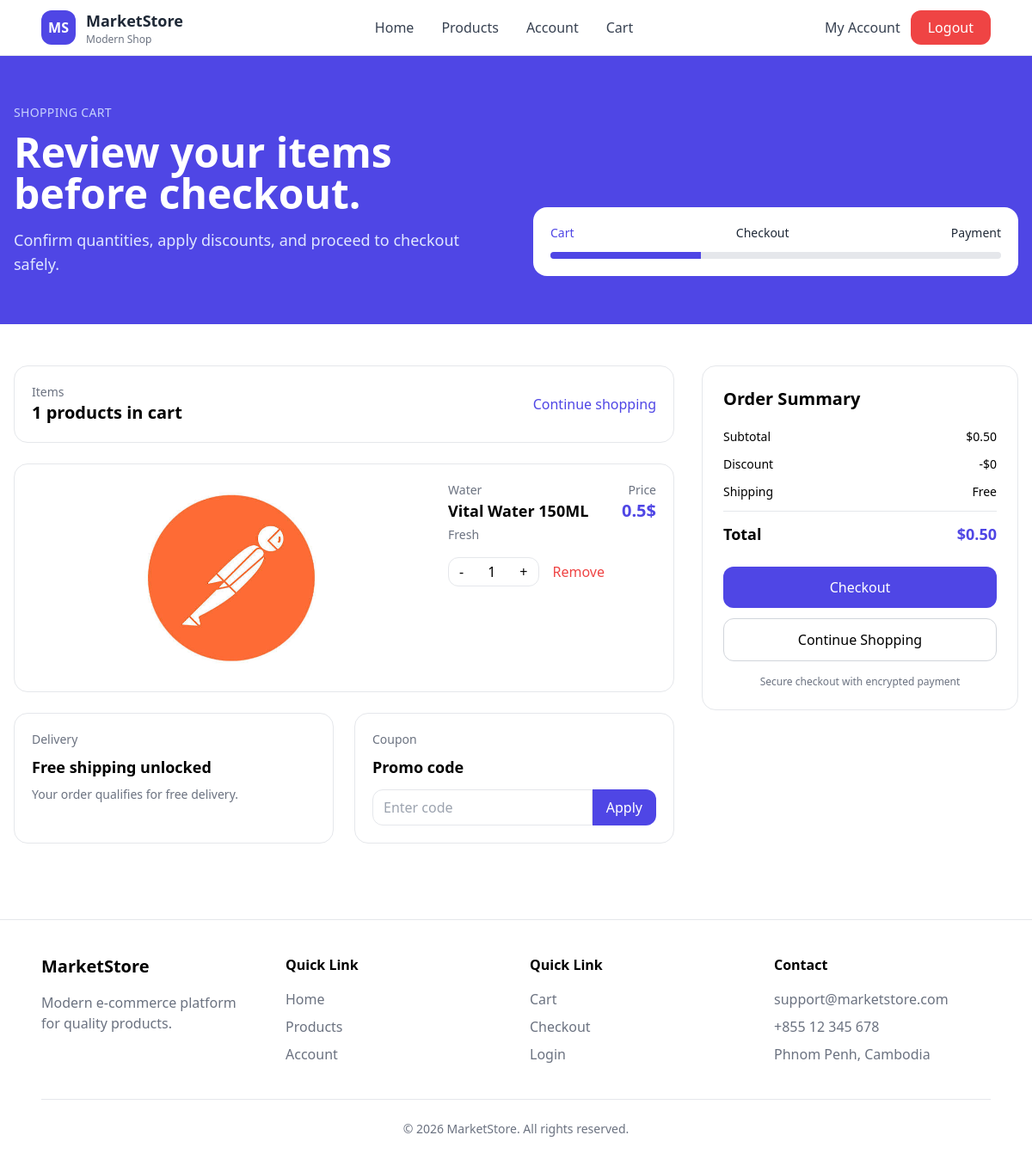
The app's page /cart?product_id=2 (signed in) with its own data.
### models/product.py (models this page shows)
class Product(db.Model):
    id = db.Column(db.Integer, primary_key=True)
    name = db.Column(db.String(80), nullable=False)
    description = db.Column(db.String(255))
    price = db.Column(db.Float, nullable=False)
    qty = db.Column(db.Integer, nullable=False, default=0)
    image = db.Column(db.String(255), nullable=True)
    category_id = db.Column(db.Integer, db.ForeignKey('category.id'), nullable=False)

### models/category.py (models this page shows)
class Category(db.Model):
    id = db.Column(db.Integer, primary_key=True)
    name = db.Column(db.String(80), nullable=False)
    description = db.Column(db.String(255))
    products = db.relationship('Product', backref='category', lazy=True)

### front/cart.py (the view)
@front_bp.route('/cart')
def cart():
    product_id = request.args.get('product_id')
    action = request.args.get('action')
    if product_id and action not in ['remove', 'increase', 'decrease']:
        if not session.get('user_id'):
            flash('Please login to add products to your cart.', 'warning')
            return redirect(url_for(
                'front_bp.login',
                next=url_for('front_bp.products')
            ))
    cart_cookie = request.cookies.get('cart_list')
    try:
        cart_list = json.loads(cart_cookie) if cart_cookie else []
    except (json.JSONDecodeError, TypeError):
        cart_list = []
    if not isinstance(cart_list, list):
        cart_list = []
    if product_id:
        duplicated_product_id = [
            str(item['id']) for item in cart_list
            if isinstance(item, dict) and 'id' in item
        ]
        if action == 'remove':
            cart_list = [
                item for item in cart_list
                if str(item.get('id')) != product_id
            ]
        elif action == 'increase':
            for item in cart_list:
                if str(item.get('id')) == product_id:
                    item['qty'] = int(item['qty']) + 1
                    break
        elif action == 'decrease':
            for item in cart_list:
                if str(item.get('id')) == product_id:
                    item['qty'] = max(1, int(item['qty']) - 1)
                    break
        else:
            if product_id in duplicated_product_id:
                for item in cart_list:
                    if str(item['id']) == product_id:
                        item['qty'] = int(item['qty']) + 1
                        break
            else:
                product = db.session.get(Product, int(product_id))
                if product:
                    cart_list.append({
                        'id': str(product.id),
                        'qty': 1
                    })
    product_ids = []
    for item in cart_list:
        try:
            product_ids.append(int(item['id']))
        except (ValueError, TypeError, KeyError):
            continue
    products = db.session.query(Product).filter(
        Product.id.in_(product_ids)
    ).all() if product_ids else []
    product_map = {str(product.id): product for product in products}
    valid_cart = []
    total = 0
    for item in cart_list:
        product = product_map.get(str(item.get('id')))
        if not product:
            continue
        qty = max(1, int(item.get('qty', 1)))
        valid_cart.append({
            'id': str(product.id),
            'qty': qty,
            'image': product.image,
            'name': product.name,
            'price': product.price,
            'category': product.category.name if product.category else '',
            'description': product.description
        })
        total += float(product.price) * qty
    cart_list = valid_cart
    response = make_response(
        render_template(
            'frontend/cart.html',
            cart_list=cart_list,
            total=total
        )
    )
    response.set_cookie(
        'cart_list',
        json.dumps([
            {'id': item['id'], 'qty': item['qty']}
            for item in cart_list
        ]),
        httponly=True,
        samesite='Lax'
    )
    return response

### templates/frontend/cart.html
<!doctype html>
<html lang="en">
{% include 'frontend/shared/header.html' %}
<body>
{% include 'frontend/shared/navbar.html' %}
<section class="bg-indigo-600 text-white">
    <div class="max-w-7xl mx-auto px-4 py-14">
        <div class="grid lg:grid-cols-2 gap-10 items-end">
            <div>
                <p class="text-indigo-200 uppercase tracking-wide text-sm">
                    Shopping cart
                </p>
                <h1 class="text-4xl md:text-5xl font-bold mt-3">
                    Review your items before checkout.
                </h1>
                <p class="text-indigo-100 mt-4 text-lg">
                    Confirm quantities, apply discounts, and proceed to checkout
                    safely.
                </p>
            </div>
            <div class="bg-white text-gray-800 rounded-2xl p-5">
                <div class="flex justify-between text-sm font-medium">
                    <span class="text-indigo-600">Cart</span>
                    <span>Checkout</span>
                    <span>Payment</span>
                </div>
                <div class="mt-3 h-2 bg-gray-200 rounded-full overflow-hidden">
                    <div class="h-full w-1/3 bg-indigo-600"></div>
                </div>
            </div>
        </div>
    </div>
</section>
<section class="max-w-7xl mx-auto px-4 py-12">
    <div class="grid lg:grid-cols-3 gap-8">
        <div class="lg:col-span-2 space-y-6">
            <div
                    class="bg-white border rounded-2xl p-5 flex items-center justify-between"
            >
                <div>
                    <p class="text-sm text-gray-500">Items</p>
                    <h2 class="text-xl font-bold"> {{ cart_list | length }} products in cart</h2>
                </div>
                <a href="{{ url_for('front_bp.products') }}" class="text-indigo-600 font-medium hover:underline">
                    Continue shopping
                </a>
            </div>
            {% for item in cart_list %}
            <div
                    class="bg-white border rounded-2xl p-5 flex flex-col md:flex-row gap-5"
            >
                <img
                        src="{{ url_for('static', filename='uploads/products/' ~ item.image) }}"
                        alt="{{ item.name }}"
                        class="w-full h-56 object-contain"
                />
                <div class="flex-1">
                    <p class="text-sm text-gray-500">{{ item.category }}</p>
                    <h3 class="text-lg font-bold">{{ item.name }}</h3>
                    <p class="text-gray-500 text-sm mt-1 ">
                        {{ item.description }}
                    </p>
                    <div class="flex items-center gap-4 mt-4">
                        <div class="flex items-center border rounded-xl overflow-hidden">
                            <a href="/cart?product_id={{ item.id }}&action=decrease" class="px-3 py-1">-</a>
                            <span class="px-4">{{ item.qty }}</span>
                            <a href="/cart?product_id={{ item.id }}&action=increase" class="px-3 py-1">+</a>
                        </div>
                        <a href="/cart?product_id={{ item.id }}&action=remove"
                           class="text-red-500 font-medium">Remove</a>
                    </div>
                </div>
                <div class="text-right">
                    <p class="text-sm text-gray-500">Price</p>
                    <p class="text-xl font-bold text-indigo-600">{{ item.price }}$</p>
                </div>
            </div>
            {% endfor %}
            <div class="grid md:grid-cols-2 gap-6">
                <div class="bg-white border rounded-2xl p-5">
                    <p class="text-sm text-gray-500">Delivery</p>
                    <h3 class="font-bold text-lg mt-2">Free shipping unlocked</h3>
                    <p class="text-gray-500 text-sm mt-2">
                        Your order qualifies for free delivery.
                    </p>
                </div>
                <div class="bg-white border rounded-2xl p-5">
                    <p class="text-sm text-gray-500">Coupon</p>
                    <h3 class="font-bold text-lg mt-2">Promo code</h3>
                    <div class="flex mt-3">
                        <input
                                type="text"
                                placeholder="Enter code"
                                class="w-full border rounded-l-xl px-3 py-2 outline-none"
                        />
                        <button class="bg-indigo-600 text-white px-4 rounded-r-xl">
                            Apply
                        </button>
                    </div>
                </div>
            </div>
        </div>
        <aside class="bg-white border rounded-2xl p-6 h-fit">
            <h2 class="text-xl font-bold mb-5">Order Summary</h2>
            <div class="space-y-3 text-sm">
                <div class="flex justify-between">
                    <span>Subtotal</span>
                    <span>${{ "%.2f" | format(total) }}</span>
                </div>
                <div class="flex justify-between">
                    <span>Discount</span>
                    <span>-$0</span>
                </div>
                <div class="flex justify-between">
                    <span>Shipping</span>
                    <span>Free</span>
                </div>
                <hr/>
                <div class="flex justify-between text-lg font-bold">
                    <span>Total</span>
                    <span class="text-indigo-600">${{ "%.2f" | format(total) }}</span>
                </div>
            </div>
            <a href="{{ url_for('front_bp.checkout') }}"
               class="w-full mt-6 bg-indigo-600 hover:bg-indigo-700 text-white py-3 rounded-xl font-medium block flex items-center justify-center"
            >
                Checkout
            </a>
            <a href="{{ url_for('front_bp.products') }}"
               class="w-full mt-3 border border-gray-300 py-3 rounded-xl font-medium block flex items-center justify-center"
            >
                Continue Shopping
            </a>
            <p class="text-xs text-gray-500 mt-4 text-center">
                Secure checkout with encrypted payment
            </p>
        </aside>
    </div>
</section>
{% include 'frontend/shared/footer.html' %}
</body>
</html>

### records on screen
Product: image (picture), name "Vital Water 150ML", description "Fresh", price "0.5"
Category: category "Water"

### other values on screen
{{ cart_list | length }} "1"
{{ item.qty }} "1"
{{ "%.2f" | format(total) }} "0.50"
